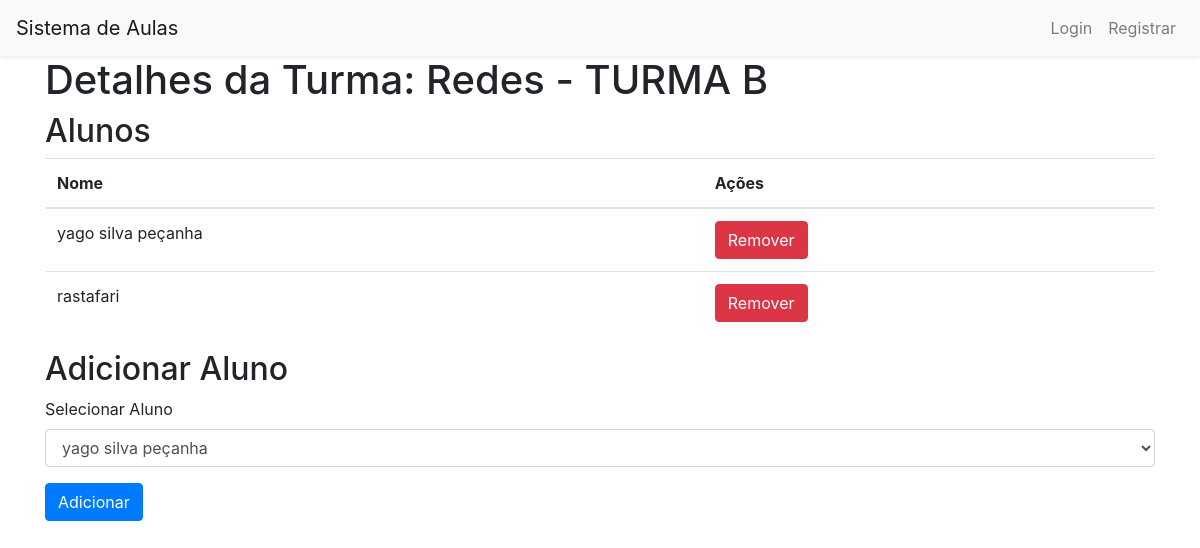
The app's page /class/3 (signed in) with its own data.
### models.py (models this page shows)
class Turma(db.Model):
    id = db.Column(db.Integer, primary_key=True)
    name = db.Column(db.String(80), nullable=False)
    professor_id = db.Column(db.Integer, db.ForeignKey('professor.id'), nullable=False)
    professor = db.relationship('Professor', backref=db.backref('turmas', lazy=True))
    alunos = db.relationship('Aluno', secondary='turma_aluno', backref=db.backref('turmas', lazy=True))

class Aluno(db.Model):
    id = db.Column(db.Integer, primary_key=True)
    username = db.Column(db.String(80), unique=True, nullable=False)
    password = db.Column(db.String(120), nullable=False)

### app.py (the view)
@app.route('/class/<int:class_id>', methods=['GET', 'POST'])
def class_details(class_id):
    if 'user_id' in session and session['user_role'] == 'professor':
        turma = Turma.query.get(class_id)
        if request.method == 'POST':
            student_id = request.form['student_id']
            turma_aluno = TurmaAluno(turma_id=class_id, aluno_id=student_id)
            db.session.add(turma_aluno)
            db.session.commit()
            return redirect(url_for('class_details', class_id=class_id))
        alunos = Aluno.query.all()
        return render_template('class_details.html', turma=turma, alunos=alunos)
    return redirect(url_for('login'))

### templates/class_details.html (shortened to what this page needs)
<!DOCTYPE html>
<html lang="pt-br">
<head>
    <link rel="stylesheet" href="{{ url_for('static', filename='css/bootstrap.min.css') }}">
</head>
<body>
    <nav class="navbar navbar-expand-lg navbar-light bg-light shadow-sm">
        <a class="navbar-brand" href="{{ url_for('dashboard') }}">Sistema de Aulas</a>
        <div class="collapse navbar-collapse" id="navbarNav">
            <ul class="navbar-nav ml-auto">
                <li class="nav-item">
                    <a class="nav-link" href="{{ url_for('login') }}">Login</a>
                </li>
                <li class="nav-item">
                    <a class="nav-link" href="{{ url_for('register') }}">Registrar</a>
                </li>
            </ul>
        </div>
    </nav>
    <div class="container">
        <h1>Detalhes da Turma: {{ turma.name }}</h1>
        <h2>Alunos</h2>
        <table class="table">
            <thead>
                <tr>
                    <th>Nome</th>
                    <th>Ações</th>
                </tr>
            </thead>
            <tbody>
                {% for aluno in turma.alunos %}
                <tr>
                    <td>{{ aluno.username }}</td>
                    <td>
                        <form action="{{ url_for('remove_student_from_class', class_id=turma.id, student_id=aluno.id) }}" method="post" style="display:inline;">
                            <button type="submit" class="btn btn-danger">Remover</button>
                        </form>
                    </td>
                </tr>
                {% endfor %}
            </tbody>
        </table>
        <h2>Adicionar Aluno</h2>
        <form method="POST" action="{{ url_for('class_details', class_id=turma.id) }}">
            <div class="form-group">
                <label for="student_id">Selecionar Aluno</label>
                <select class="form-control" id="student_id" name="student_id">
                    {% for aluno in alunos %}
                    <option value="{{ aluno.id }}">{{ aluno.username }}</option>
                    {% endfor %}
                </select>
            </div>
            <button type="submit" class="btn btn-primary">Adicionar</button>
        </form>
    </div>
</body>
</html>

### records on screen
Turma: name "Redes - TURMA B"
Aluno: username "yago silva peçanha"
Aluno: username "rastafari"

### other values on screen
form field student_id "yago silva peçanha"
